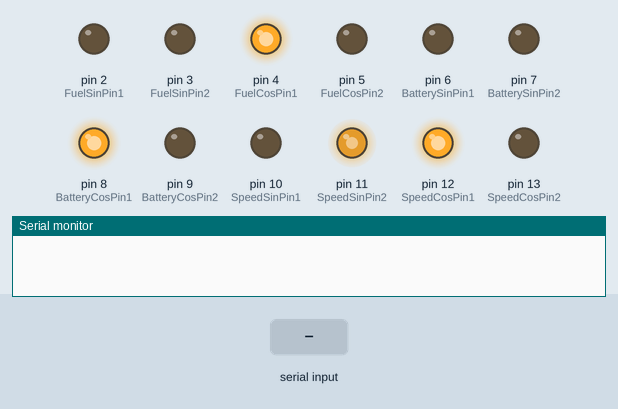
Recording of a sketch running on a simulated Arduino Uno, built with avr-gcc and run on an emulated ATmega328P. Parts: output pins drawn as LEDs (lit = HIGH), the last lines printed to the serial monitor. The inputs (shaded band) are chosen by the test bench.

Above: at 3.8 s.
At 10.6 s:
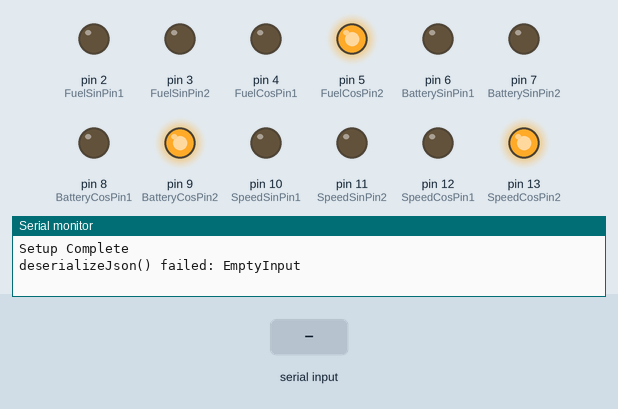
10.7 s: "1\n" received over Serial
At 11.9 s:
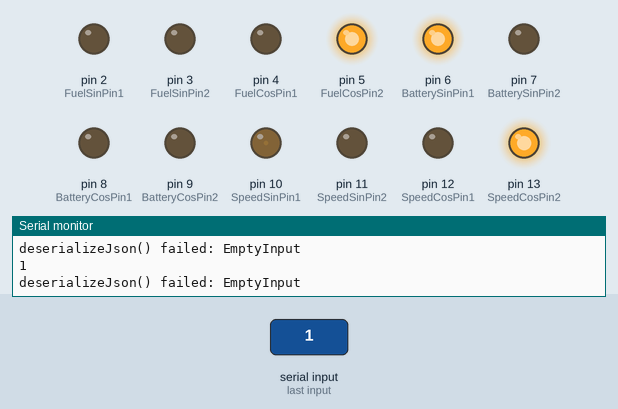
Timing chart, 0 to 13.7 s (numbered marks = the images above; inputs shaded):
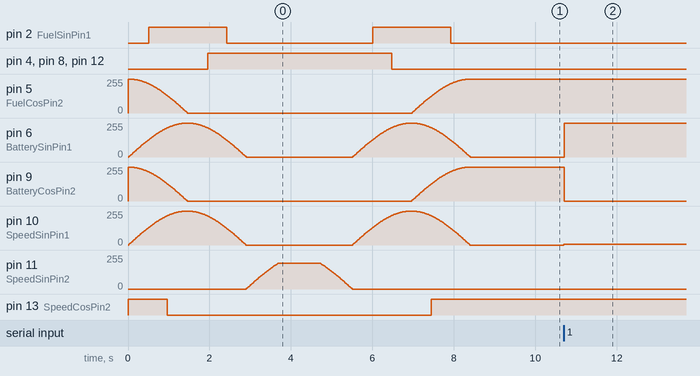

Measured:
- after the input at 10.7 s, pin 5 (FuelCosPin2): 255/255 → 254/255 at once; pin 6 (BatterySinPin1): 0/255 → 253/255 at once; pin 9 (BatteryCosPin2): 255/255 → 0/255 at once; pin 10 (SpeedSinPin1): 0/255 → 4/255 at once

The sketch:

speed-bat-fuel.ino
```cpp
#include <ArduinoJson.h>

int SpeedSinPin1 =  10;
int SpeedSinPin2=  11;
int SpeedCosPin1 =  12;
int SpeedCosPin2 =  13;

int SpeedSin1Value=0;
int SpeedSin2Value=0;
int SpeedCos1Value=0;
int SpeedCos2Value=255;

int BatterySinPin1 =  6;
int BatterySinPin2=  7;
int BatteryCosPin1 =  8;
int BatteryCosPin2 =  9;

int BatterySin1Value=0;
int BatterySin2Value=0;
int BatteryCos1Value=0;
int BatteryCos2Value=255;

int FuelSinPin1 =  2;
int FuelSinPin2=  3;
int FuelCosPin1 =  4;
int FuelCosPin2 =  5;

int FuelSin1Value=0;
int FuelSin2Value=0;
int FuelCos1Value=0;
int FuelCos2Value=255;

// Max Angle limita\Angles
int speedLimitAngle=230;
int batteryLimitAngle=180;
int fuelLimitAngle=180;

int speedMax=200;
int batteryMax=18;
int fuelMax=100;

int limit=230;

void setPosition(int SinPin1, int SinPin2, int CosPin1, int CosPin2, int Sin1Value, int Sin2Value, int Cos1Value, int Cos2Value, int smoothness=5); //Declare default function value

void setup() {

  // wait for hardware serial to appear
  while (!Serial);
  Serial.begin(115200); // opens serial port, sets data rate to 115200 bps

  pinMode(SpeedSinPin1, OUTPUT);
  pinMode(SpeedSinPin2, OUTPUT);
  pinMode(SpeedCosPin1, OUTPUT);
  pinMode(SpeedCosPin2, OUTPUT);

  pinMode(BatterySinPin1, OUTPUT);
  pinMode(BatterySinPin2, OUTPUT);
  pinMode(BatteryCosPin1, OUTPUT);
  pinMode(BatteryCosPin2, OUTPUT);

  pinMode(FuelSinPin1, OUTPUT);
  pinMode(FuelSinPin2, OUTPUT);
  pinMode(FuelCosPin1, OUTPUT);
  pinMode(FuelCosPin2, OUTPUT);

  int setupSpeed;
  int setupBattery;
  int setupFuel;

  // Cycle Gauge
  for (int i=0; i<=limit;i++){

    setupSpeed=checkGageLimit (i,speedLimitAngle);
    setupBattery=checkGageLimit (i,batteryLimitAngle);
    setupFuel=checkGageLimit (i,fuelLimitAngle);

    calcValues(setupSpeed, &SpeedSin1Value, &SpeedSin2Value, &SpeedCos1Value, &SpeedCos2Value);
    setPosition(SpeedSinPin1,SpeedSinPin2, SpeedCosPin1, SpeedCosPin2, SpeedSin1Value, SpeedSin2Value, SpeedCos1Value, SpeedCos2Value );

    calcValues(setupBattery, &BatterySin1Value, &BatterySin2Value, &BatteryCos1Value, &BatteryCos2Value);
    setPosition(BatterySinPin1,BatterySinPin2, BatteryCosPin1, BatteryCosPin2, BatterySin1Value, BatterySin2Value, BatteryCos1Value, BatteryCos2Value );

    calcValues(setupFuel, &FuelSin1Value, &FuelSin2Value, &FuelCos1Value, &FuelCos2Value);
    setPosition(FuelSinPin1,FuelSinPin2, FuelCosPin1, FuelCosPin2, FuelSin1Value, FuelSin2Value, FuelCos1Value, FuelCos2Value );

  }
  delay(1000);
  for (int i=(limit-1); i>=0;i--){

    setupSpeed=checkGageLimit (i,speedLimitAngle);
    setupBattery=checkGageLimit (i,batteryLimitAngle);
    setupFuel=checkGageLimit (i,fuelLimitAngle);

    calcValues(setupSpeed, &SpeedSin1Value, &SpeedSin2Value, &SpeedCos1Value, &SpeedCos2Value);
    setPosition(SpeedSinPin1,SpeedSinPin2, SpeedCosPin1, SpeedCosPin2, SpeedSin1Value, SpeedSin2Value, SpeedCos1Value, SpeedCos2Value);

    calcValues(setupBattery, &BatterySin1Value, &BatterySin2Value, &BatteryCos1Value, &BatteryCos2Value);
    setPosition(BatterySinPin1,BatterySinPin2, BatteryCosPin1, BatteryCosPin2, BatterySin1Value, BatterySin2Value, BatteryCos1Value, BatteryCos2Value );

    calcValues(setupFuel, &FuelSin1Value, &FuelSin2Value, &FuelCos1Value, &FuelCos2Value);
    setPosition(FuelSinPin1,FuelSinPin2, FuelCosPin1, FuelCosPin2, FuelSin1Value, FuelSin2Value, FuelCos1Value, FuelCos2Value );
  }
  delay(1000);


  Serial.println("Setup Complete");
}

StaticJsonDocument<200> doc;
String message;
int count=0;

void loop() {

  count++;
  message = Serial.readStringUntil('\n');
  //Serial.println(String (count));
  //Serial.println(message);

  // Deserialize the JSON document
  DeserializationError error = deserializeJson(doc, message);

  // Test if parSing succeeds.
  if (error) {
    Serial.print(F("deserializeJson() failed: "));
    Serial.println(error.f_str());
  }
  else{
    Serial.println(message);
    float vspeed = doc["speed"];
    float rpm = doc["rpm"];
    float fuel = doc["fuel"];
    float battery = 13.5;
    float oiltemp = doc["oiltemp"];
    float oilpres = doc["oilpres"];

    float gageAngle=0;

    // Convert reading to angles before calling calcValues
    vspeed=checkGageLimit (vspeed,speedMax);
    gageAngle = 1.840542 + 1.795234*vspeed - 0.003303285*pow(vspeed, 2);
    calcValues(gageAngle, &SpeedSin1Value, &SpeedSin2Value, &SpeedCos1Value, &SpeedCos2Value);
    setPosition(SpeedSinPin1,SpeedSinPin2, SpeedCosPin1, SpeedCosPin2, SpeedSin1Value, SpeedSin2Value, SpeedCos1Value, SpeedCos2Value);

    battery=checkGageLimit (battery,batteryMax);
    gageAngle=-181.263 + 25.29143*battery - 0.2965933*pow(battery,2);
    calcValues(gageAngle, &BatterySin1Value, &BatterySin2Value, &BatteryCos1Value, &BatteryCos2Value);
    setPosition(BatterySinPin1,BatterySinPin2, BatteryCosPin1, BatteryCosPin2, BatterySin1Value, BatterySin2Value, BatteryCos1Value, BatteryCos2Value );

    fuel=checkGageLimit (fuel,fuelMax);
    gageAngle = 2.030739 + 2.194218*fuel - 0.004269457*pow(fuel,2);
    calcValues(gageAngle, &FuelSin1Value, &FuelSin2Value, &FuelCos1Value, &FuelCos2Value);
    setPosition(FuelSinPin1,FuelSinPin2, FuelCosPin1, FuelCosPin2, FuelSin1Value, FuelSin2Value, FuelCos1Value, FuelCos2Value );


    /*
    Serial.println("***************");
    Serial.print("speed=");
    Serial.println(vspeed);
    Serial.print("rpm=");
    Serial.println(rpm);
    Serial.print("fuel="); m
    Serial.println(fuel);
    Serial.print("oiltemp=");
    Serial.println(oiltemp);
    Serial.print("oilpres=");
    Serial.println(oilpres);
    */

  }
}


int checkGageLimit (int askValue, int gageLimit){
    int returnValue=0;
    if (askValue>gageLimit) {
      returnValue=gageLimit;
    }
    else {
      returnValue=askValue;
    }
    return returnValue;
}


void setPosition(int SinPin1, int SinPin2, int CosPin1, int CosPin2, int Sin1Value, int Sin2Value, int Cos1Value, int Cos2Value, int smoothness){
  // Move air core gauge
  analogWrite(SinPin1, Sin1Value);
  analogWrite(SinPin2, Sin2Value);
  analogWrite(CosPin1, Cos1Value);
  analogWrite(CosPin2, Cos2Value);

  delay(smoothness);
}

int calcValues(int angle, int* Sin1Value, int* Sin2Value, int* Cos1Value, int* Cos2Value){
  float pi=3.14159;
  int scale=255;
  // Compute pin values based on position
  float positionRad=angle*pi/180;
  float SinCalc=scale*sin(positionRad);
  float CosCalc=scale*cos(positionRad-pi); // handle 180 phase shift
  if (SinCalc>0){
    *Sin1Value=abs(SinCalc);
  }
  else{
    *Sin1Value=0;
  }
  if (SinCalc<0){
    *Sin2Value=abs(SinCalc);
  }
  else{
    *Sin2Value=0;
  }

  if (CosCalc>0){
    *Cos1Value=abs(CosCalc);
  }
  else{
    *Cos1Value=0;
  }
  if (CosCalc<0){
    *Cos2Value=abs(CosCalc);
  }
  else{
    *Cos2Value=0;
  }
}
```
